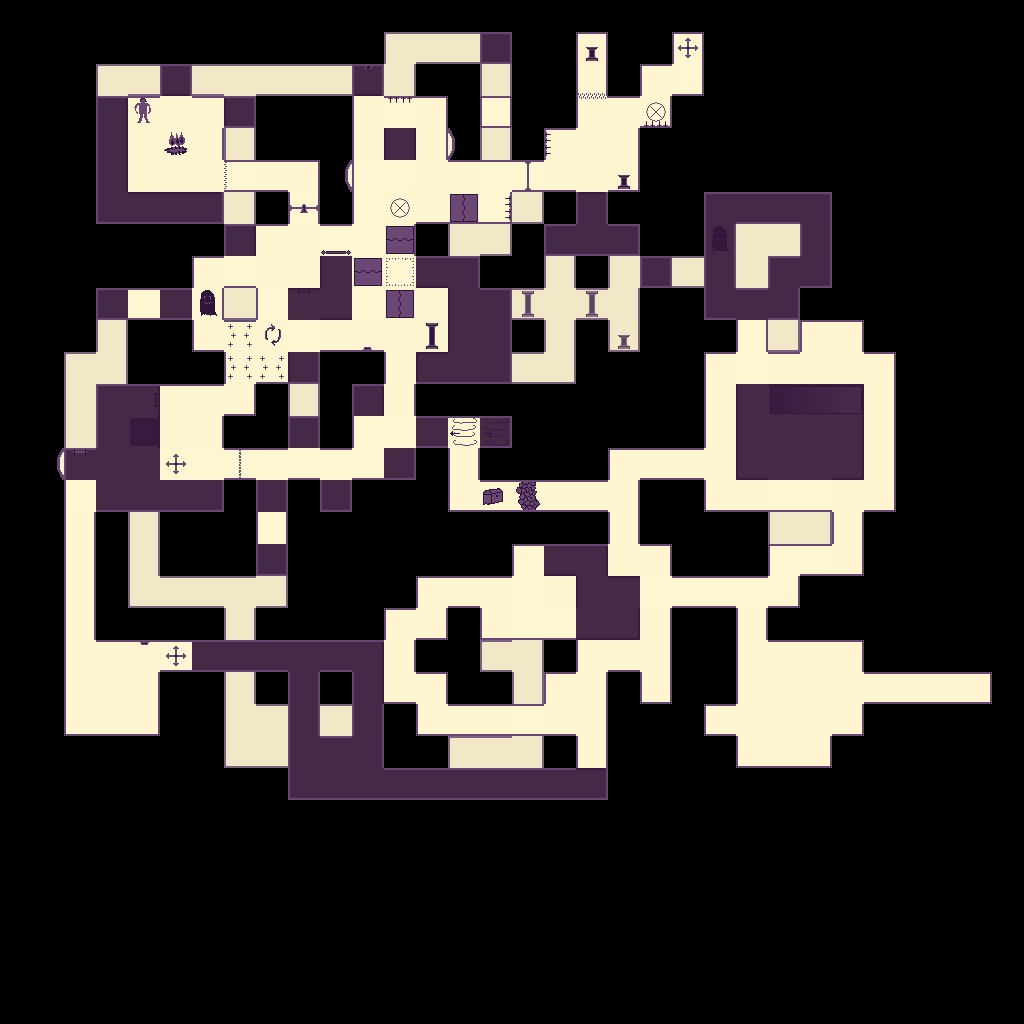

Below is a game level as drawn by its tile map, then a one-line description and the .tmx that defines it (tile-layer data replaced by summaries):
An orthogonal 32x32 tile map with 32x32 px tiles, 7 tile layers (prototype0, dungeon0, modifiers, prototype1, ...), 7 hidden layers not drawn and 42 objects (7x Container, 5x Sequence, 5x Path, 5x Actuator, 4x MovingPlatform, ...).

<map version="1.10" tiledversion="1.11.0" orientation="orthogonal" renderorder="right-down" width="32" height="32" tilewidth="32" tileheight="32" infinite="0" nextlayerid="27" nextobjectid="54">
 <tileset firstgid="1" source="Mapping.tsx" />
 <group id="9" name="Elevation 0" opacity="0.77" tintcolor="#00aaff">
  <properties>
   <property name="Imported" type="bool" value="true" />
  </properties>
  <layer id="5" name="prototype0" width="32" height="32">
   <data>[1024 cells, 219 non-empty, 1 distinct tile ids]</data>
  </layer>
  <layer id="11" name="dungeon0" width="32" height="32">
   <properties>
    <property name="Elevation" type="int" value="0" />
    <property name="Imported" type="bool" value="true" />
   </properties>
   <data>[1024 cells, 219 non-empty, 15 distinct tile ids]</data>
  </layer>
  <layer id="12" name="modifiers" width="32" height="32">
   <properties>
    <property name="Elevation" type="int" value="0" />
    <property name="Imported" type="bool" value="true" />
   </properties>
   <data>[1024 cells, 13 non-empty, 11 distinct tile ids]</data>
  </layer>
  <objectgroup id="13" name="details" opacity="0.8">
   <properties>
    <property name="Elevation" type="int" value="0" />
    <property name="Imported" type="bool" value="true" />
   </properties>
   <object id="10" name="Teleporter 1" type="Teleporter" x="495" y="436">
    <properties>
     <property name="Wormhole" type="int" value="1" />
    </properties>
    <point />
   </object>
   <object id="25" name="Pillar" type="Container" x="624" y="331.333">
    <properties>
     <property name="Capacity" type="int" value="1" />
     <property name="Id" value="Pillar2" />
    </properties>
    <point />
   </object>
   <object id="41" name="KillerSpikes" type="Sequence" x="688" y="50">
    <properties>
     <property name="Delay" type="float" value="0.5" />
     <property name="Group" type="int" value="2" />
     <property name="NextPhase" type="int" value="1" />
     <property name="Phase" type="int" value="1" />
     <property name="Start" type="bool" value="true" />
    </properties>
    <point />
   </object>
   <object id="42" name="KillerSpikes" type="Sequence" x="688.667" y="84.6667">
    <properties>
     <property name="Delay" type="float" value="0.5" />
     <property name="Group" type="int" value="2" />
     <property name="NextPhase" type="int" value="1" />
     <property name="Phase" type="int" value="1" />
    </properties>
    <point />
   </object>
   <object id="47" name="Demo Monster" type="Enemy" x="720" y="242">
    <properties>
     <property name="EnemyClassId" value="demo" />
     <property name="EnemyId" value="guy1" />
    </properties>
    <point />
   </object>
   <object id="48" name="Patrol Checkpoint DM" type="Path" x="721.667" y="307.667">
    <properties>
     <property name="EnemyId" value="guy1" />
     <property name="Rank" type="int" value="0" />
    </properties>
    <point />
   </object>
   <object id="49" name="Patrol Checkpoint DM" type="Path" x="783.333" y="308.667">
    <properties>
     <property name="EnemyId" value="guy1" />
     <property name="Rank" type="int" value="1" />
    </properties>
    <point />
   </object>
   <object id="50" name="Patrol Checkpoint DM" type="Path" x="814.333" y="276">
    <properties>
     <property name="EnemyId" value="guy1" />
     <property name="Rank" type="int" value="2" />
    </properties>
    <point />
   </object>
   <object id="51" name="Patrol Checkpoint DM" type="Path" x="815" y="212.333">
    <properties>
     <property name="EnemyId" value="guy1" />
     <property name="Rank" type="int" value="3" />
    </properties>
    <point />
   </object>
   <object id="52" name="Patrol Checkpoint DM" type="Path" x="721.333" y="212.667">
    <properties>
     <property name="EnemyId" value="guy1" />
     <property name="Rank" type="int" value="4" />
    </properties>
    <point />
   </object>
  </objectgroup>
 </group>
 <group id="7" name="Elevation 1" opacity="0.99">
  <properties>
   <property name="Imported" type="bool" value="true" />
  </properties>
  <layer id="1" name="prototype1" width="32" height="32" opacity="0.58">
   <data>[1024 cells, 301 non-empty, 2 distinct tile ids]</data>
  </layer>
  <layer id="10" name="dungeon1" width="32" height="32">
   <properties>
    <property name="Elevation" type="int" value="1" />
    <property name="Imported" type="bool" value="true" />
   </properties>
   <data>[1024 cells, 301 non-empty, 32 distinct tile ids]</data>
  </layer>
  <layer id="3" name="modifiers" width="32" height="32">
   <properties>
    <property name="ClaimAlwaysAligned" type="bool" value="false" />
    <property name="Elevation" type="int" value="1" />
    <property name="Imported" type="bool" value="true" />
   </properties>
   <data>[1024 cells, 40 non-empty, 32 distinct tile ids]</data>
  </layer>
  <layer id="15" name="extra_modifiers" width="32" height="32">
   <properties>
    <property name="Elevation" type="int" value="1" />
    <property name="Imported" type="bool" value="true" />
   </properties>
   <data>[1024 cells, 1 non-empty, 1 distinct tile ids]</data>
  </layer>
  <objectgroup id="14" name="details">
   <properties>
    <property name="Elevation" type="int" value="1" />
    <property name="Imported" type="bool" value="true" />
   </properties>
   <!-- 32 objects omitted --></objectgroup>
 </group>
 <group id="17" name="Elevation 2" visible="0" tintcolor="#55ff7f">
  <properties>
   <property name="Imported" type="bool" value="true" />
  </properties>
  <layer id="18" name="prototype" width="32" height="32">
   <data>[1024 cells, 27 non-empty, 2 distinct tile ids]</data>
  </layer>
  <layer id="19" name="dungeon" width="32" height="32">
   <properties>
    <property name="Elevation" type="int" value="2" />
    <property name="Imported" type="bool" value="true" />
   </properties>
   <data>[1024 cells, 27 non-empty, 13 distinct tile ids]</data>
  </layer>
  <layer id="20" name="modifiers" width="32" height="32" visible="0" opacity="0.55">
   <properties>
    <property name="Elevation" type="int" value="2" />
    <property name="Imported" type="bool" value="true" />
   </properties>
   <data>[1024 cells, 1 non-empty, 1 distinct tile ids]</data>
  </layer>
 </group>
 <group id="21" name="Elevation 3" visible="0" opacity="0.81">
  <properties>
   <property name="Imported" type="bool" value="true" />
  </properties>
  <layer id="22" name="prototype3" width="32" height="32">
   <data>[1024 cells, 55 non-empty, 2 distinct tile ids]</data>
  </layer>
  <layer id="23" name="dungeon3" width="32" height="32">
   <properties>
    <property name="Elevation" type="int" value="3" />
    <property name="Imported" type="bool" value="true" />
   </properties>
   <data>[1024 cells, 55 non-empty, 20 distinct tile ids]</data>
  </layer>
  <layer id="24" name="modifiers" width="32" height="32">
   <properties>
    <property name="Elevation" type="int" value="3" />
    <property name="Imported" type="bool" value="true" />
   </properties>
   <data>[1024 cells, 4 non-empty, 4 distinct tile ids]</data>
  </layer>
  <layer id="25" name="extra_modifiers" width="32" height="32">
   <properties>
    <property name="Elevation" type="int" value="3" />
    <property name="Imported" type="bool" value="true" />
   </properties>
   <data>[1024 cells, 2 non-empty, 2 distinct tile ids]</data>
  </layer>
  <objectgroup id="26" name="details">
   <properties>
    <property name="Elevation" type="int" value="3" />
    <property name="Imported" type="bool" value="true" />
   </properties>
   <!-- 2 objects omitted --></objectgroup>
 </group>
</map>
<!-- 32 of 42 objects omitted -->
